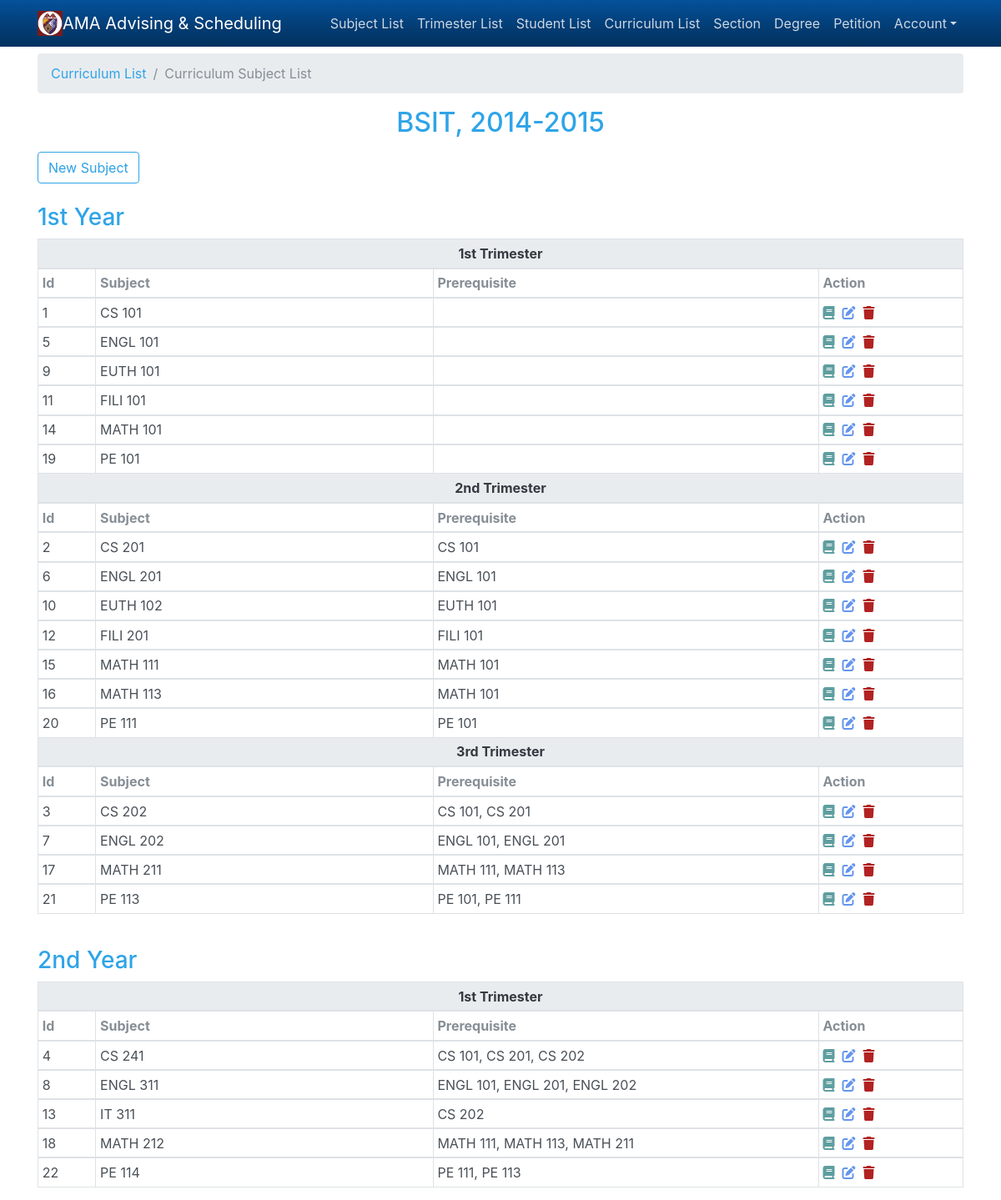
The app's page /index.php?view=curriculum_subject&view_id=1 (signed in) with its own data.
### tables this page shows
CREATE TABLE `curriculum_list` (
  `id` int(11) NOT NULL,
  `degree_id` int(11) DEFAULT NULL,
  `curriculum_year` varchar(20) NOT NULL
);

CREATE TABLE `degree_list` (
  `id` int(11) NOT NULL,
  `degree_name` varchar(50) NOT NULL,
  `degree_desc` varchar(50) NOT NULL
);

CREATE TABLE `curriculum_subject` (
  `id` int(11) NOT NULL,
  `curriculum_id` int(11) NOT NULL,
  `subject_id` int(11) NOT NULL,
  `year` int(11) NOT NULL,
  `trimester` int(11) NOT NULL
);

CREATE TABLE `subject_list` (
  `id` int(11) NOT NULL,
  `subject_code` varchar(50) NOT NULL,
  `subject_name` varchar(50) NOT NULL,
  `subject_desc` varchar(50) NOT NULL,
  `subject_status` tinyint(1) NOT NULL,
  `lec_unit` int(11) NOT NULL,
  `lab_unit` int(11) NOT NULL DEFAULT 0
);

### includes/db_config.php (called while the page is built, shortened)
<?php
$host = 'localhost';
$user = 'root';
$password = '';
$database = 'ama';
$connect = mysqli_connect($host, $user, $password, $database);
function query($sql) {
	global $connect;
	$result = mysqli_query($connect, $sql);
	return $result;
}
function year_trimester($x) {
	if($x == 1){
		return $x . 'st';
	} elseif($x == 2) {
		return $x . 'nd';
	} elseif($x == 3){
		return $x . 'rd';
	} else {
		return $x . 'th';
	}
}

### pages/curriculum_subject_list.php (the view, shortened to what this page needs)
<?php
if (isset($_GET['view_id'])) {
	$curriculum_id = $_GET['view_id'];
	$curriculum_list = query("SELECT
								   dl.degree_name,
								   cl.curriculum_year
							 FROM
								curriculum_list cl
								inner join
								    degree_list dl
								    on cl.degree_id = dl.id
							 where
								cl.id = '$curriculum_id'");
}
?>
<ol class="breadcrumb">
  <li class="breadcrumb-item"><a href="index.php?menu=curriculum_list">Curriculum List</a></li>
  <li class="breadcrumb-item active">Curriculum Subject List</li>
</ol>
<?php
if ($curriculum_list) :
	while ($curriculum = mysqli_fetch_assoc($curriculum_list)) : ?>
			<h2 class="text-center"><?php echo $curriculum['degree_name'] . ', ' . $curriculum['curriculum_year'] ?></h2>
		<?php
	endwhile;
endif;
?>
<div class="mt-3">
<div class="form-group">
	<a class="btn btn-outline-primary" href="index.php?new=curriculum_subject&curriculum_id=<?php echo $curriculum_id ?>">New Subject</a>
</div>
<?php
$year_count = query("select count(year) from curriculum_subject group by year");
if ($year_count) {
	$row_count = mysqli_num_rows($year_count);
}
for ($i = 1; $i <= $row_count; $i++):
	?>
	<div class="table-responsive mt-4">
	<h3><?php echo year_trimester($i) . ' Year'?></h3>
	<table class="table table-sm table-hover table-bordered">
		<?php
		$curriculum_subject_list = query("SELECT 	cs.id
												,	sl.subject_code as subject_code
												,	cs.year
												,	cs.trimester
												,	group_concat(sl2.subject_code order by sl2.subject_code asc separator ', ') as prerequisite_subj
										from 	curriculum_subj_prereq csp
										inner join 	curriculum_subject cs
													on csp.curriculum_subj_id = cs.id
										left join   curriculum_subject cs2
													on csp.preq_subj_id = cs2.id
										inner join	subject_list sl
													on cs.subject_id = sl.id
										left join 	subject_list sl2
													on cs2.subject_id = sl2.id
										where   	cs.curriculum_id = '$curriculum_id'
													and	cs.year = '$i'
										group by 	cs.year
												,	cs.trimester
												,	sl.subject_code
										order by	cs.year
												,	cs.trimester");
		if ($curriculum_subject_list):
			$yr = null;
			while ($curriculum_subject = mysqli_fetch_assoc($curriculum_subject_list)):
					$year = year_trimester($curriculum_subject['year']);
					$trimester = year_trimester($curriculum_subject['trimester']);
					if ($yr != $year . ' Year' . ', ' . $trimester . ' Trimester'):
						$yr = $year . ' Year' . ', ' . $trimester . ' Trimester';
						?>
						<thead>
							<tr>
								<th colspan="4" class="text-center text-dark bg-secondary"><?php echo $trimester . ' Trimester'; ?></th>
							</tr>
							<tr>
								<th class="text-muted">Id</th>
								<th class="text-muted">Subject</th>
								<th class="text-muted">Prerequisite</th>
								<th class="text-muted">Action</th>
							</tr>
						</thead>
			 	<?php endif; ?>
						<tbody>
							<tr>
								<td width="6%"><?php echo $curriculum_subject['id'] ?></td>
								<td width="35%"><?php echo $curriculum_subject['subject_code'] ?></td>
								<td width="40%"><?php echo $curriculum_subject['prerequisite_subj'] ?></td>
								<td width="15%">
									<a href="index.php?new=prerequisite_subject&curriculum_subj_id=<?php echo $curriculum_subject['id'] ?>" title="Add Prerequisite"><i class="fas fa-book"></i></a>&nbsp;
									<a href="index.php?edit=prerequisite_subject&edit_id=<?php echo $curriculum_subject['id'] ?>" title="Edit"><i class="fas fa-edit"></i></a>&nbsp;
									<a href="index.php?delete=curriculum_subject&delete_id=<?php echo $curriculum_subject['id'] ?>" title="Delete"><i class="fas fa-trash"></i></a>
								</td>
						</tbody>
					<?php
			endwhile;
		endif;
		?>
		</table>
	</div>
<?php endfor; ?>
</div>

### css/mystyle.css (style rules this page uses)
.fa-edit { color: #6495ED; }
.fa-trash { color: #B22222; }
.fa-book { color: #5F9EA0; }

### records on screen
curriculum_list: degree.degree_name "BSIT", curriculum_year "2014-2015"
curriculum_subject: trimester "1st", id "1", subject.subject_code "CS 101"
curriculum_subject: id "5", subject.subject_code "ENGL 101"
curriculum_subject: id "9", subject.subject_code "EUTH 101"
curriculum_subject: id "11", subject.subject_code "FILI 101"
curriculum_subject: id "14", subject.subject_code "MATH 101"
curriculum_subject: id "19", subject.subject_code "PE 101"
curriculum_subject: trimester "2nd", id "2", subject.subject_code "CS 201", prerequisite_subj "CS 101"
curriculum_subject: id "6", subject.subject_code "ENGL 201", prerequisite_subj "ENGL 101"
curriculum_subject: id "10", subject.subject_code "EUTH 102", prerequisite_subj "EUTH 101"
curriculum_subject: id "12", subject.subject_code "FILI 201", prerequisite_subj "FILI 101"
curriculum_subject: id "15", subject.subject_code "MATH 111", prerequisite_subj "MATH 101"
curriculum_subject: id "16", subject.subject_code "MATH 113", prerequisite_subj "MATH 101"
curriculum_subject: id "20", subject.subject_code "PE 111", prerequisite_subj "PE 101"
curriculum_subject: trimester "3rd", id "3", subject.subject_code "CS 202", prerequisite_subj "CS 101, CS 201"
curriculum_subject: id "7", subject.subject_code "ENGL 202", prerequisite_subj "ENGL 101, ENGL 201"
curriculum_subject: id "17", subject.subject_code "MATH 211", prerequisite_subj "MATH 111, MATH 113"
curriculum_subject: id "21", subject.subject_code "PE 113", prerequisite_subj "PE 101, PE 111"
curriculum_subject: trimester "1st", id "4", subject.subject_code "CS 241", prerequisite_subj "CS 101, CS 201, CS 202"
curriculum_subject: id "8", subject.subject_code "ENGL 311", prerequisite_subj "ENGL 101, ENGL 201, ENGL 202"
curriculum_subject: id "13", subject.subject_code "IT 311", prerequisite_subj "CS 202"
curriculum_subject: id "18", subject.subject_code "MATH 212", prerequisite_subj "MATH 111, MATH 113, MATH 211"
curriculum_subject: id "22", subject.subject_code "PE 114", prerequisite_subj "PE 111, PE 113"

### other values on screen
year_trimester($i) "1st"
year_trimester($i) "2nd"
